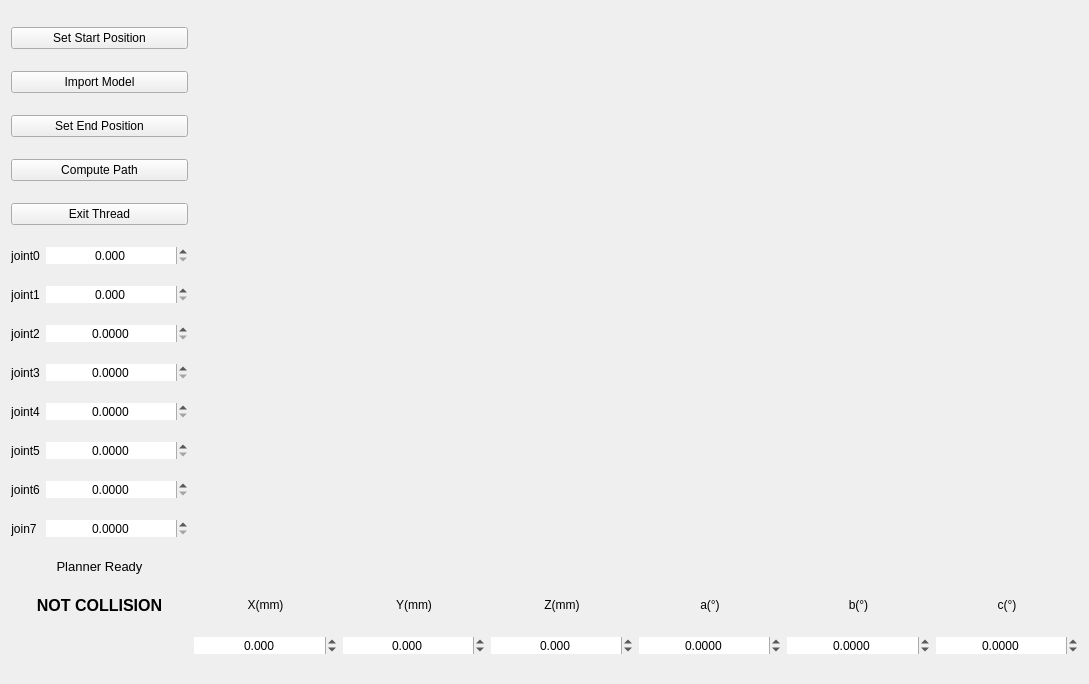
<?xml version="1.0" encoding="UTF-8"?>
<ui version="4.0">
 <class>Widget</class>
 <widget class="QWidget" name="Widget">
  <property name="geometry">
   <rect>
    <x>0</x>
    <y>0</y>
    <width>1089</width>
    <height>684</height>
   </rect>
  </property>
  <layout class="QGridLayout" name="gridLayout">
   <item row="0" column="0" colspan="2">
    <widget class="QPushButton" name="pushButton_setStartPos">
     <property name="sizePolicy">
      <sizepolicy hsizetype="Preferred" vsizetype="Fixed">
       <horstretch>0</horstretch>
       <verstretch>0</verstretch>
      </sizepolicy>
     </property>
     <property name="font">
      <font>
       <pointsize>9</pointsize>
      </font>
     </property>
     <property name="text">
      <string>Set Start Position</string>
     </property>
    </widget>
   </item>
   <item row="1" column="0" colspan="2">
    <widget class="QPushButton" name="pushButton_importModel">
     <property name="text">
      <string>Import Model</string>
     </property>
    </widget>
   </item>
   <item row="2" column="0" colspan="2">
    <widget class="QPushButton" name="pushButton_setEndPos">
     <property name="sizePolicy">
      <sizepolicy hsizetype="Preferred" vsizetype="Fixed">
       <horstretch>0</horstretch>
       <verstretch>0</verstretch>
      </sizepolicy>
     </property>
     <property name="font">
      <font>
       <pointsize>9</pointsize>
      </font>
     </property>
     <property name="text">
      <string>Set End Position</string>
     </property>
    </widget>
   </item>
   <item row="3" column="0" colspan="2">
    <widget class="QPushButton" name="pushButton_computePath">
     <property name="sizePolicy">
      <sizepolicy hsizetype="Preferred" vsizetype="Fixed">
       <horstretch>0</horstretch>
       <verstretch>0</verstretch>
      </sizepolicy>
     </property>
     <property name="font">
      <font>
       <pointsize>9</pointsize>
      </font>
     </property>
     <property name="text">
      <string>Compute Path</string>
     </property>
    </widget>
   </item>
   <item row="4" column="0" colspan="2">
    <widget class="QPushButton" name="pushButton_exitThread">
     <property name="text">
      <string>Exit Thread</string>
     </property>
    </widget>
   </item>
   <item row="5" column="0">
    <widget class="QLabel" name="label_joint0">
     <property name="sizePolicy">
      <sizepolicy hsizetype="Fixed" vsizetype="Preferred">
       <horstretch>0</horstretch>
       <verstretch>0</verstretch>
      </sizepolicy>
     </property>
     <property name="font">
      <font>
       <pointsize>9</pointsize>
      </font>
     </property>
     <property name="text">
      <string>joint0</string>
     </property>
     <property name="alignment">
      <set>Qt::AlignCenter</set>
     </property>
    </widget>
   </item>
   <item row="5" column="1">
    <widget class="QDoubleSpinBox" name="doubleSpinBox_joint0">
     <property name="frame">
      <bool>false</bool>
     </property>
     <property name="alignment">
      <set>Qt::AlignCenter</set>
     </property>
     <property name="decimals">
      <number>3</number>
     </property>
     <property name="singleStep">
      <double>5.000000000000000</double>
     </property>
    </widget>
   </item>
   <item row="6" column="0">
    <widget class="QLabel" name="label_joint1">
     <property name="sizePolicy">
      <sizepolicy hsizetype="Fixed" vsizetype="Preferred">
       <horstretch>0</horstretch>
       <verstretch>0</verstretch>
      </sizepolicy>
     </property>
     <property name="font">
      <font>
       <pointsize>9</pointsize>
      </font>
     </property>
     <property name="text">
      <string>joint1</string>
     </property>
     <property name="alignment">
      <set>Qt::AlignCenter</set>
     </property>
    </widget>
   </item>
   <item row="6" column="1">
    <widget class="QDoubleSpinBox" name="doubleSpinBox_joint1">
     <property name="frame">
      <bool>false</bool>
     </property>
     <property name="alignment">
      <set>Qt::AlignCenter</set>
     </property>
     <property name="decimals">
      <number>3</number>
     </property>
     <property name="singleStep">
      <double>5.000000000000000</double>
     </property>
    </widget>
   </item>
   <item row="7" column="0">
    <widget class="QLabel" name="label_joint2">
     <property name="sizePolicy">
      <sizepolicy hsizetype="Fixed" vsizetype="Preferred">
       <horstretch>0</horstretch>
       <verstretch>0</verstretch>
      </sizepolicy>
     </property>
     <property name="font">
      <font>
       <pointsize>9</pointsize>
      </font>
     </property>
     <property name="text">
      <string>joint2</string>
     </property>
     <property name="alignment">
      <set>Qt::AlignCenter</set>
     </property>
    </widget>
   </item>
   <item row="7" column="1">
    <widget class="QDoubleSpinBox" name="doubleSpinBox_joint2">
     <property name="frame">
      <bool>false</bool>
     </property>
     <property name="alignment">
      <set>Qt::AlignCenter</set>
     </property>
     <property name="decimals">
      <number>4</number>
     </property>
     <property name="singleStep">
      <double>5.000000000000000</double>
     </property>
    </widget>
   </item>
   <item row="8" column="0">
    <widget class="QLabel" name="label_joint3">
     <property name="sizePolicy">
      <sizepolicy hsizetype="Fixed" vsizetype="Preferred">
       <horstretch>0</horstretch>
       <verstretch>0</verstretch>
      </sizepolicy>
     </property>
     <property name="font">
      <font>
       <pointsize>9</pointsize>
      </font>
     </property>
     <property name="text">
      <string>joint3</string>
     </property>
     <property name="alignment">
      <set>Qt::AlignCenter</set>
     </property>
    </widget>
   </item>
   <item row="8" column="1">
    <widget class="QDoubleSpinBox" name="doubleSpinBox_joint3">
     <property name="frame">
      <bool>false</bool>
     </property>
     <property name="alignment">
      <set>Qt::AlignCenter</set>
     </property>
     <property name="decimals">
      <number>4</number>
     </property>
    </widget>
   </item>
   <item row="9" column="0">
    <widget class="QLabel" name="label_joint4">
     <property name="sizePolicy">
      <sizepolicy hsizetype="Fixed" vsizetype="Preferred">
       <horstretch>0</horstretch>
       <verstretch>0</verstretch>
      </sizepolicy>
     </property>
     <property name="font">
      <font>
       <pointsize>9</pointsize>
      </font>
     </property>
     <property name="text">
      <string>joint4</string>
     </property>
     <property name="alignment">
      <set>Qt::AlignCenter</set>
     </property>
    </widget>
   </item>
   <item row="9" column="1">
    <widget class="QDoubleSpinBox" name="doubleSpinBox_joint4">
     <property name="frame">
      <bool>false</bool>
     </property>
     <property name="alignment">
      <set>Qt::AlignCenter</set>
     </property>
     <property name="decimals">
      <number>4</number>
     </property>
    </widget>
   </item>
   <item row="10" column="0">
    <widget class="QLabel" name="label_joint5">
     <property name="sizePolicy">
      <sizepolicy hsizetype="Fixed" vsizetype="Preferred">
       <horstretch>0</horstretch>
       <verstretch>0</verstretch>
      </sizepolicy>
     </property>
     <property name="font">
      <font>
       <pointsize>9</pointsize>
      </font>
     </property>
     <property name="text">
      <string>joint5</string>
     </property>
     <property name="alignment">
      <set>Qt::AlignCenter</set>
     </property>
    </widget>
   </item>
   <item row="10" column="1">
    <widget class="QDoubleSpinBox" name="doubleSpinBox_joint5">
     <property name="frame">
      <bool>false</bool>
     </property>
     <property name="alignment">
      <set>Qt::AlignCenter</set>
     </property>
     <property name="decimals">
      <number>4</number>
     </property>
    </widget>
   </item>
   <item row="11" column="0">
    <widget class="QLabel" name="label_joint6">
     <property name="sizePolicy">
      <sizepolicy hsizetype="Fixed" vsizetype="Preferred">
       <horstretch>0</horstretch>
       <verstretch>0</verstretch>
      </sizepolicy>
     </property>
     <property name="font">
      <font>
       <pointsize>9</pointsize>
      </font>
     </property>
     <property name="text">
      <string>joint6</string>
     </property>
     <property name="alignment">
      <set>Qt::AlignCenter</set>
     </property>
    </widget>
   </item>
   <item row="11" column="1">
    <widget class="QDoubleSpinBox" name="doubleSpinBox_joint6">
     <property name="frame">
      <bool>false</bool>
     </property>
     <property name="alignment">
      <set>Qt::AlignCenter</set>
     </property>
     <property name="decimals">
      <number>4</number>
     </property>
    </widget>
   </item>
   <item row="12" column="0">
    <widget class="QLabel" name="label_joint7">
     <property name="sizePolicy">
      <sizepolicy hsizetype="Fixed" vsizetype="Preferred">
       <horstretch>0</horstretch>
       <verstretch>0</verstretch>
      </sizepolicy>
     </property>
     <property name="font">
      <font>
       <pointsize>9</pointsize>
      </font>
     </property>
     <property name="text">
      <string>join7</string>
     </property>
     <property name="alignment">
      <set>Qt::AlignCenter</set>
     </property>
    </widget>
   </item>
   <item row="12" column="1">
    <widget class="QDoubleSpinBox" name="doubleSpinBox_joint7">
     <property name="frame">
      <bool>false</bool>
     </property>
     <property name="alignment">
      <set>Qt::AlignCenter</set>
     </property>
     <property name="decimals">
      <number>4</number>
     </property>
    </widget>
   </item>
   <item row="13" column="0" colspan="2">
    <widget class="QLabel" name="label_plannerState">
     <property name="sizePolicy">
      <sizepolicy hsizetype="Preferred" vsizetype="Fixed">
       <horstretch>0</horstretch>
       <verstretch>0</verstretch>
      </sizepolicy>
     </property>
     <property name="font">
      <font>
       <pointsize>10</pointsize>
      </font>
     </property>
     <property name="text">
      <string>Planner Ready</string>
     </property>
     <property name="alignment">
      <set>Qt::AlignCenter</set>
     </property>
    </widget>
   </item>
   <item row="14" column="0" colspan="2">
    <widget class="QLabel" name="label_collision">
     <property name="sizePolicy">
      <sizepolicy hsizetype="Preferred" vsizetype="Fixed">
       <horstretch>0</horstretch>
       <verstretch>0</verstretch>
      </sizepolicy>
     </property>
     <property name="font">
      <font>
       <pointsize>12</pointsize>
       <weight>75</weight>
       <bold>true</bold>
      </font>
     </property>
     <property name="text">
      <string>NOT COLLISION</string>
     </property>
     <property name="alignment">
      <set>Qt::AlignCenter</set>
     </property>
    </widget>
   </item>
   <item row="14" column="2">
    <widget class="QLabel" name="label_posX">
     <property name="sizePolicy">
      <sizepolicy hsizetype="Preferred" vsizetype="Fixed">
       <horstretch>0</horstretch>
       <verstretch>0</verstretch>
      </sizepolicy>
     </property>
     <property name="font">
      <font>
       <pointsize>9</pointsize>
      </font>
     </property>
     <property name="text">
      <string>X(mm)</string>
     </property>
     <property name="alignment">
      <set>Qt::AlignCenter</set>
     </property>
    </widget>
   </item>
   <item row="14" column="3">
    <widget class="QLabel" name="label_posY">
     <property name="sizePolicy">
      <sizepolicy hsizetype="Preferred" vsizetype="Fixed">
       <horstretch>0</horstretch>
       <verstretch>0</verstretch>
      </sizepolicy>
     </property>
     <property name="font">
      <font>
       <pointsize>9</pointsize>
      </font>
     </property>
     <property name="text">
      <string>Y(mm)</string>
     </property>
     <property name="alignment">
      <set>Qt::AlignCenter</set>
     </property>
    </widget>
   </item>
   <item row="14" column="4">
    <widget class="QLabel" name="label_posZ">
     <property name="sizePolicy">
      <sizepolicy hsizetype="Preferred" vsizetype="Fixed">
       <horstretch>0</horstretch>
       <verstretch>0</verstretch>
      </sizepolicy>
     </property>
     <property name="font">
      <font>
       <pointsize>9</pointsize>
      </font>
     </property>
     <property name="text">
      <string>Z(mm)</string>
     </property>
     <property name="alignment">
      <set>Qt::AlignCenter</set>
     </property>
    </widget>
   </item>
   <item row="14" column="5">
    <widget class="QLabel" name="label_posA">
     <property name="sizePolicy">
      <sizepolicy hsizetype="Preferred" vsizetype="Fixed">
       <horstretch>0</horstretch>
       <verstretch>0</verstretch>
      </sizepolicy>
     </property>
     <property name="font">
      <font>
       <pointsize>9</pointsize>
      </font>
     </property>
     <property name="text">
      <string>a(°)</string>
     </property>
     <property name="alignment">
      <set>Qt::AlignCenter</set>
     </property>
    </widget>
   </item>
   <item row="14" column="6">
    <widget class="QLabel" name="label_posB">
     <property name="sizePolicy">
      <sizepolicy hsizetype="Preferred" vsizetype="Fixed">
       <horstretch>0</horstretch>
       <verstretch>0</verstretch>
      </sizepolicy>
     </property>
     <property name="text">
      <string>b(°)</string>
     </property>
     <property name="alignment">
      <set>Qt::AlignCenter</set>
     </property>
    </widget>
   </item>
   <item row="14" column="7">
    <widget class="QLabel" name="label_posC">
     <property name="sizePolicy">
      <sizepolicy hsizetype="Preferred" vsizetype="Fixed">
       <horstretch>0</horstretch>
       <verstretch>0</verstretch>
      </sizepolicy>
     </property>
     <property name="text">
      <string>c(°)</string>
     </property>
     <property name="alignment">
      <set>Qt::AlignCenter</set>
     </property>
    </widget>
   </item>
   <item row="15" column="2">
    <widget class="QDoubleSpinBox" name="doubleSpinBox_posX">
     <property name="font">
      <font>
       <pointsize>9</pointsize>
      </font>
     </property>
     <property name="frame">
      <bool>false</bool>
     </property>
     <property name="alignment">
      <set>Qt::AlignCenter</set>
     </property>
     <property name="decimals">
      <number>3</number>
     </property>
     <property name="minimum">
      <double>-999.990000000000009</double>
     </property>
     <property name="maximum">
      <double>999.990000000000009</double>
     </property>
     <property name="singleStep">
      <double>1.000000000000000</double>
     </property>
    </widget>
   </item>
   <item row="15" column="3">
    <widget class="QDoubleSpinBox" name="doubleSpinBox_posY">
     <property name="font">
      <font>
       <pointsize>9</pointsize>
      </font>
     </property>
     <property name="frame">
      <bool>false</bool>
     </property>
     <property name="alignment">
      <set>Qt::AlignCenter</set>
     </property>
     <property name="decimals">
      <number>3</number>
     </property>
     <property name="minimum">
      <double>-999.990000000000009</double>
     </property>
     <property name="maximum">
      <double>999.990000000000009</double>
     </property>
     <property name="singleStep">
      <double>1.000000000000000</double>
     </property>
     <property name="value">
      <double>0.000000000000000</double>
     </property>
    </widget>
   </item>
   <item row="15" column="4">
    <widget class="QDoubleSpinBox" name="doubleSpinBox_posZ">
     <property name="font">
      <font>
       <pointsize>9</pointsize>
      </font>
     </property>
     <property name="frame">
      <bool>false</bool>
     </property>
     <property name="alignment">
      <set>Qt::AlignCenter</set>
     </property>
     <property name="decimals">
      <number>3</number>
     </property>
     <property name="minimum">
      <double>-999.990000000000009</double>
     </property>
     <property name="maximum">
      <double>999.990000000000009</double>
     </property>
     <property name="singleStep">
      <double>1.000000000000000</double>
     </property>
    </widget>
   </item>
   <item row="15" column="5">
    <widget class="QDoubleSpinBox" name="doubleSpinBox_posA">
     <property name="sizePolicy">
      <sizepolicy hsizetype="Preferred" vsizetype="Fixed">
       <horstretch>0</horstretch>
       <verstretch>0</verstretch>
      </sizepolicy>
     </property>
     <property name="wrapping">
      <bool>false</bool>
     </property>
     <property name="frame">
      <bool>false</bool>
     </property>
     <property name="alignment">
      <set>Qt::AlignCenter</set>
     </property>
     <property name="buttonSymbols">
      <enum>QAbstractSpinBox::UpDownArrows</enum>
     </property>
     <property name="decimals">
      <number>4</number>
     </property>
     <property name="minimum">
      <double>-360.000000000000000</double>
     </property>
     <property name="maximum">
      <double>360.000000000000000</double>
     </property>
     <property name="singleStep">
      <double>0.500000000000000</double>
     </property>
    </widget>
   </item>
   <item row="15" column="6">
    <widget class="QDoubleSpinBox" name="doubleSpinBox_posB">
     <property name="sizePolicy">
      <sizepolicy hsizetype="Preferred" vsizetype="Fixed">
       <horstretch>0</horstretch>
       <verstretch>0</verstretch>
      </sizepolicy>
     </property>
     <property name="wrapping">
      <bool>false</bool>
     </property>
     <property name="frame">
      <bool>false</bool>
     </property>
     <property name="alignment">
      <set>Qt::AlignCenter</set>
     </property>
     <property name="buttonSymbols">
      <enum>QAbstractSpinBox::UpDownArrows</enum>
     </property>
     <property name="decimals">
      <number>4</number>
     </property>
     <property name="minimum">
      <double>-360.000000000000000</double>
     </property>
     <property name="maximum">
      <double>360.000000000000000</double>
     </property>
     <property name="singleStep">
      <double>0.500000000000000</double>
     </property>
    </widget>
   </item>
   <item row="15" column="7">
    <widget class="QDoubleSpinBox" name="doubleSpinBox_posC">
     <property name="sizePolicy">
      <sizepolicy hsizetype="Preferred" vsizetype="Fixed">
       <horstretch>0</horstretch>
       <verstretch>0</verstretch>
      </sizepolicy>
     </property>
     <property name="wrapping">
      <bool>false</bool>
     </property>
     <property name="frame">
      <bool>false</bool>
     </property>
     <property name="alignment">
      <set>Qt::AlignCenter</set>
     </property>
     <property name="buttonSymbols">
      <enum>QAbstractSpinBox::UpDownArrows</enum>
     </property>
     <property name="decimals">
      <number>4</number>
     </property>
     <property name="minimum">
      <double>-360.000000000000000</double>
     </property>
     <property name="maximum">
      <double>360.000000000000000</double>
     </property>
     <property name="singleStep">
      <double>0.500000000000000</double>
     </property>
    </widget>
   </item>
  </layout>
 </widget>
 <resources/>
 <connections/>
</ui>
